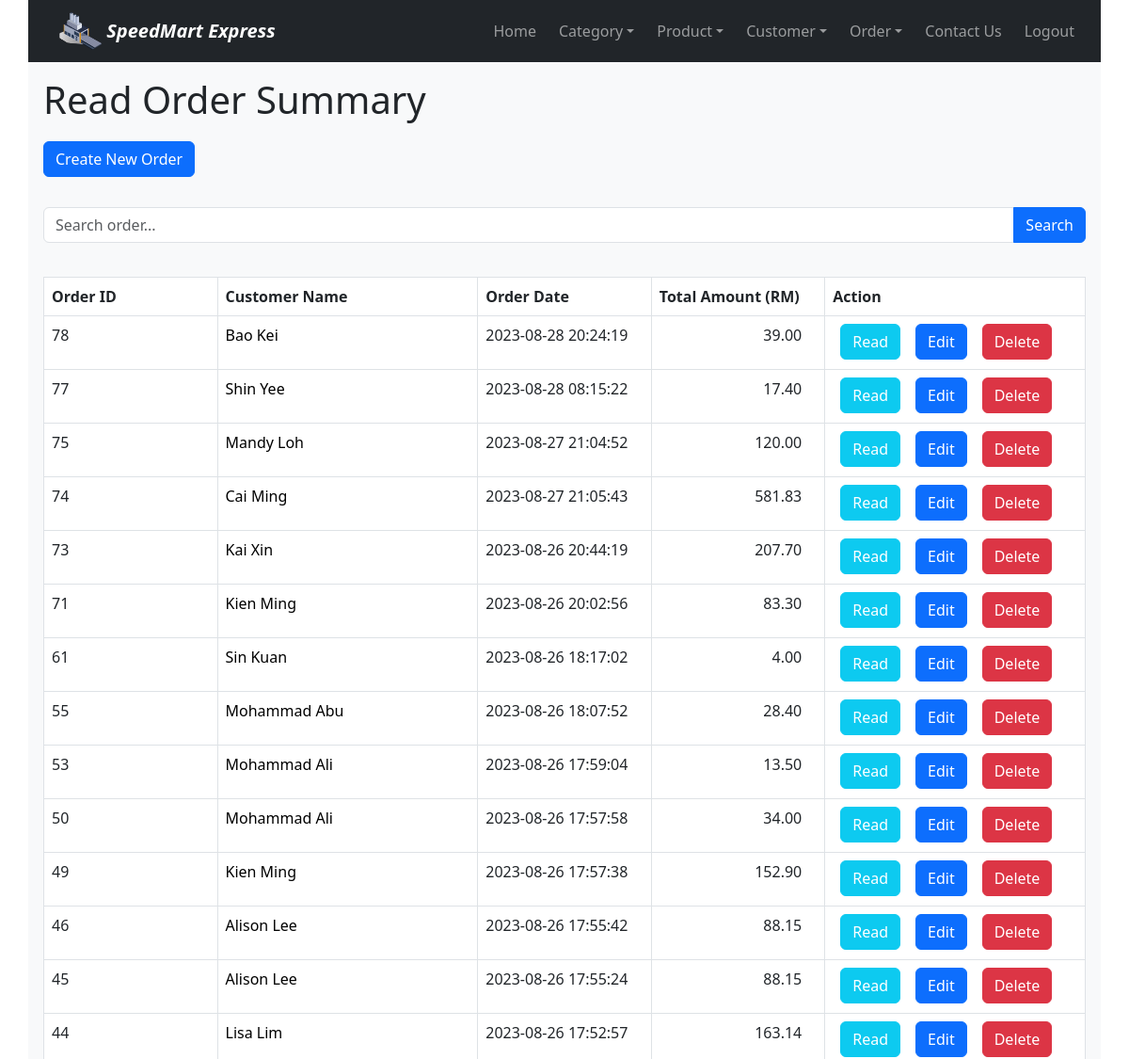
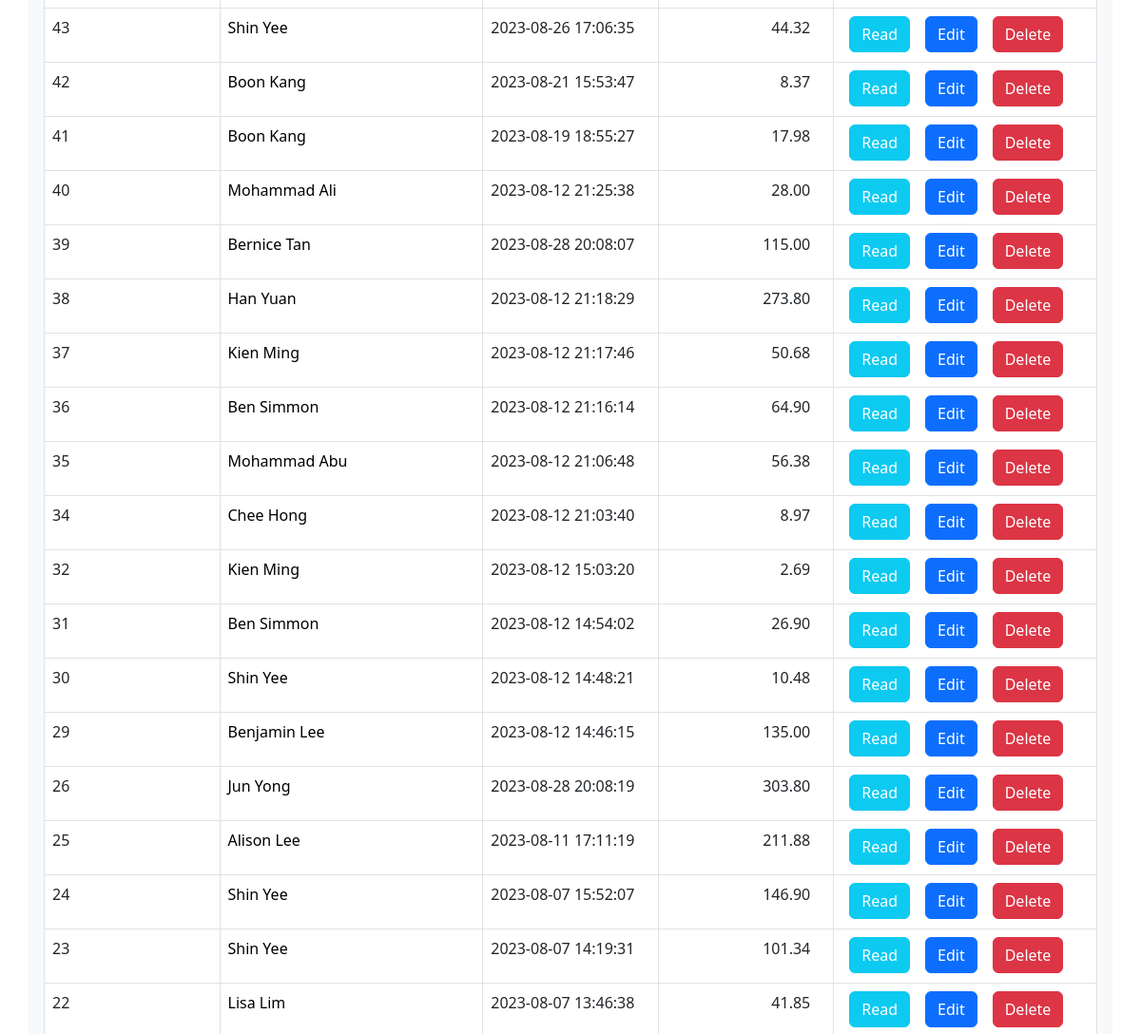
/order_read.php (signed in, upper part), run on an earlier commit of the app's database (2 pictures, top to bottom).
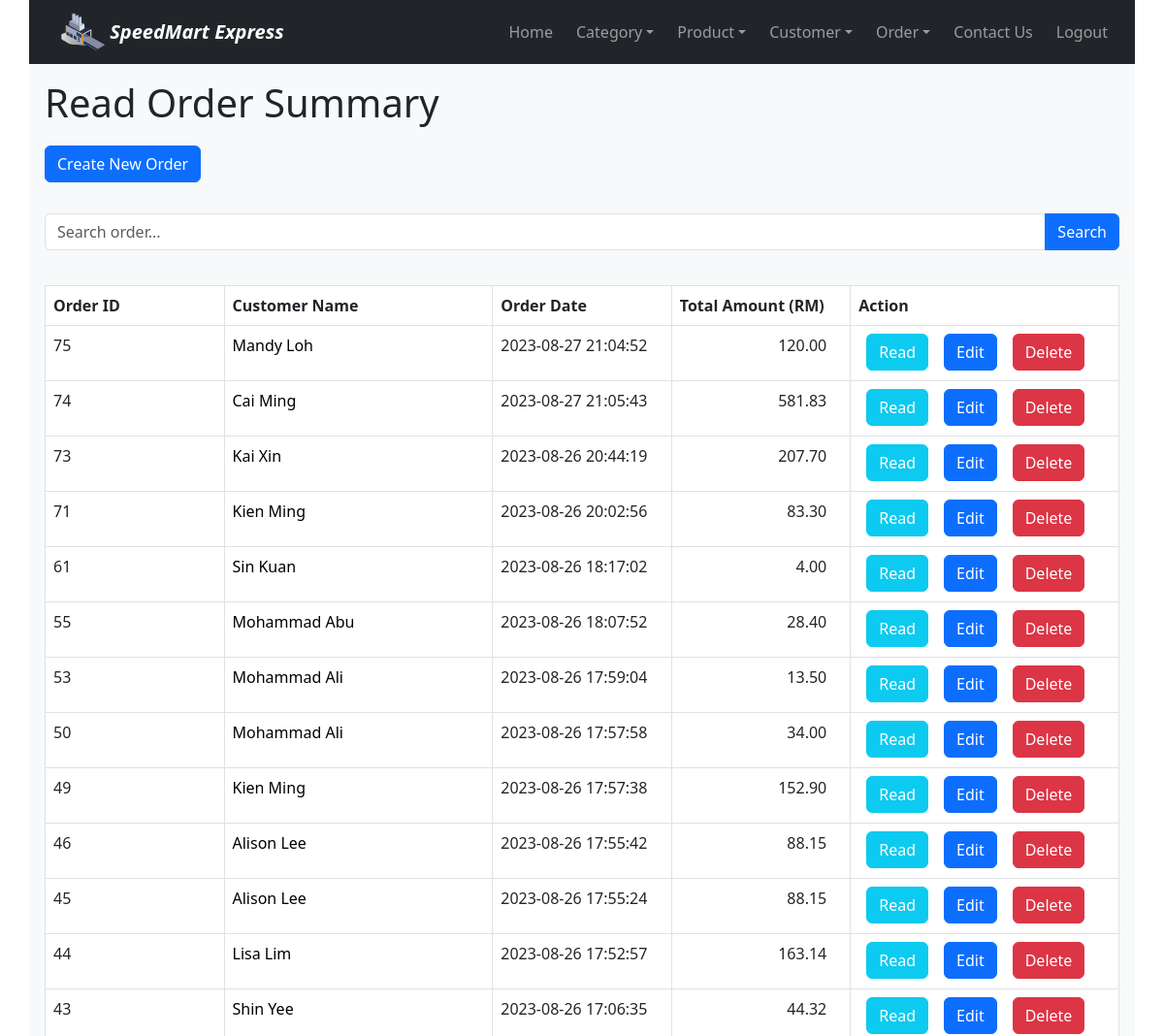
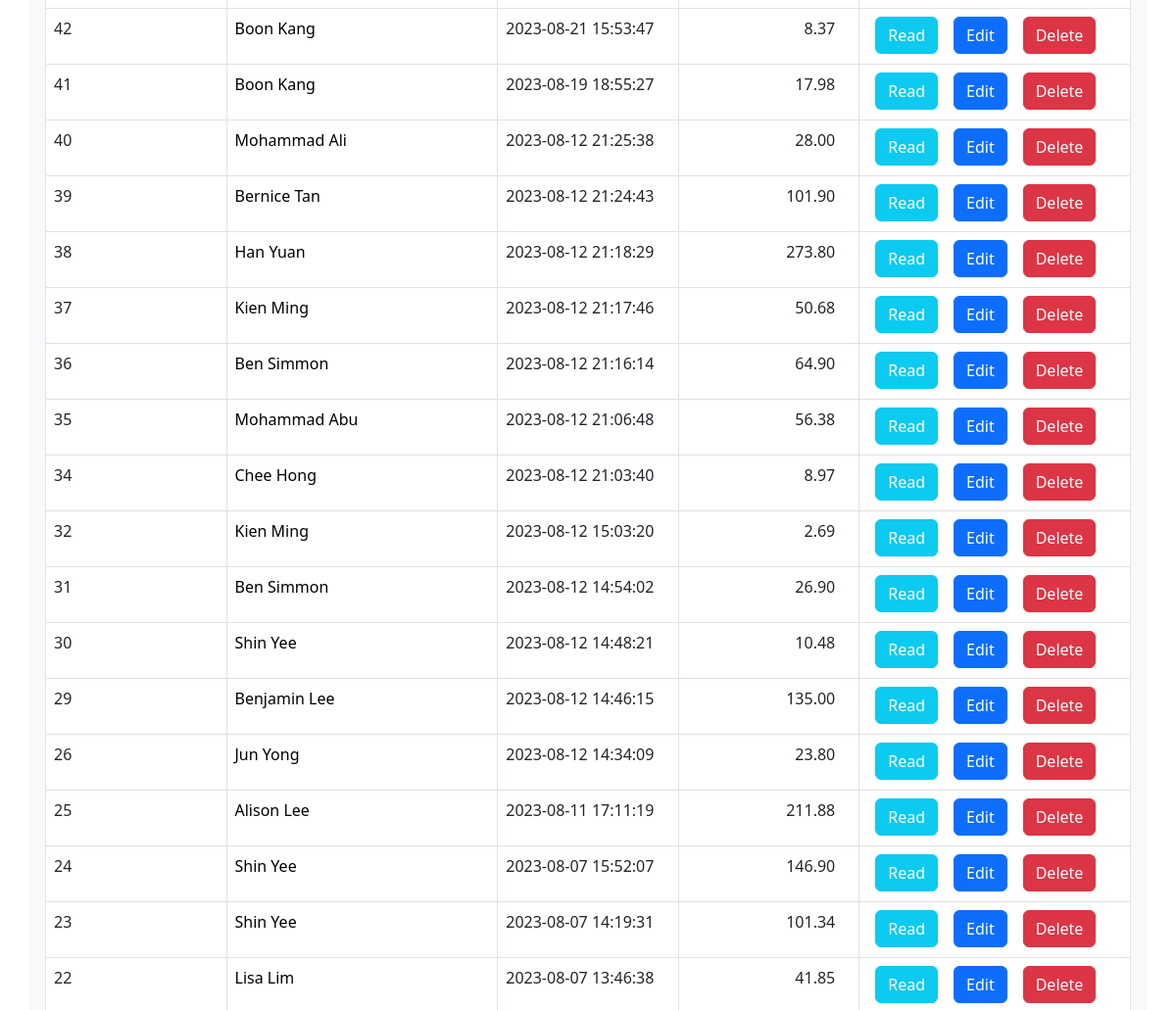
And on a later commit of the database (2 pictures, top to bottom).
### tables this page shows
CREATE TABLE IF NOT EXISTS `order_summary` (
  `Order_ID` int NOT NULL AUTO_INCREMENT,
  `Customer_ID` int NOT NULL,
  `order_date` datetime NOT NULL DEFAULT CURRENT_TIMESTAMP,
  `total_amount` double NOT NULL,
  PRIMARY KEY (`Order_ID`),
  KEY `Customer_ID` (`Customer_ID`)
);

CREATE TABLE IF NOT EXISTS `customers` (
  `Customer_ID` int NOT NULL AUTO_INCREMENT,
  `username` varchar(20) NOT NULL,
  `password` varchar(200) NOT NULL,
  `firstname` varchar(30) NOT NULL,
  `lastname` varchar(30) NOT NULL,
  `gender` enum('Male','Female') NOT NULL,
  `birthdate` date NOT NULL,
  `email` varchar(50) NOT NULL,
  `registrationdatetime` datetime NOT NULL DEFAULT CURRENT_TIMESTAMP,
  `status` enum('Active','Inactive','Pending') NOT NULL DEFAULT 'Active',
  `profile_image` varchar(200) NOT NULL,
  PRIMARY KEY (`Customer_ID`),
  UNIQUE KEY `username` (`username`),
  UNIQUE KEY `email` (`email`)
);

### order_read.php (the view, shortened to what this page needs)
<!DOCTYPE HTML>
<html>
<head>
    <link href="css/style.css" rel="stylesheet"/>
    <link href="https://cdn.jsdelivr.net/npm/bootstrap@5.3.0/dist/css/bootstrap.min.css" rel="stylesheet">
</head>
<body>
    <div class="container p-0 bg-light">
        <?php
            include 'menu/nav.php';
        ?>
        <div class="page-header p-3 pb-1">
            <h1>Read Order Summary</h1>
        </div>
        <?php
        include 'config/database.php';
        $searchKeyword = isset($_GET['search']) ? $_GET['search'] : '';
        $query = "SELECT order_summary.Order_ID, customers.firstname, customers.lastname, order_summary.order_date, order_summary.total_amount FROM order_summary INNER JOIN customers ON order_summary.Customer_ID = customers.Customer_ID";
        $query .= " ORDER BY order_summary.Order_ID DESC";
        $stmt = $con->prepare($query);
        $stmt->execute();
        $num = $stmt->rowCount();
        echo '<div class="p-3 pt-2">
            <a href="order_create.php" class="btn btn-primary m-b-1em">Create New Order</a>
        </div>';
        echo '<div class="p-3 pb-1">
            <form method="GET" action="">
                <div class="input-group mb-3">
                    <input type="text" class="form-control" name="search" placeholder="Search order..." value="' . str_replace('%', '', $searchKeyword) . '">
                    <button class="btn btn-primary" type="submit">Search</button>
                </div>
            </form>
        </div>';
        if($num > 0){
            echo "<div class='p-3'>";
                echo "<table class='table table-hover table-responsive table-bordered'>";
                echo "<tr>";
                    echo "<th class='col-2'>Order ID</th>";
                    echo "<th class='col-3'>Customer Name</th>";
                    echo "<th class='col-2'>Order Date</th>";
                    echo "<th class='col-2'>Total Amount (RM)</th>";
                    echo "<th class='col-3'>Action</th>";
                echo "</tr>";
                while ($row = $stmt->fetch(PDO::FETCH_ASSOC)){
                    extract($row);
                    echo "<tr>";
                        echo "<td>{$Order_ID}</td>";
                        echo "<td class='col-2'><a href='order_details_read.php?id={$Order_ID}' class='item-link'>{$firstname} {$lastname}</a></td>";
                        echo "<td>{$order_date}</td>";
                        echo"<td>
                            <div class='d-flex justify-content-end'>
                                <p class='me-3'>" . number_format((float)$total_amount, 2, '.', '') . "</p>
                            </div>
                        </td>";
                        echo "<td class='col-3'>";
                            echo "<a href='order_details_read.php?id={$Order_ID}' class='btn btn-info m-r-1em text-white mx-2'>Read</a>";
                            echo "<a href='order_update.php?id={$Order_ID}' class='btn btn-primary m-r-1em mx-2'>Edit</a>";
                            echo "<a href='#' onclick='order_delete({$Order_ID});'  class='btn btn-danger mx-2'>Delete</a>";
                        echo "</td>";
                    echo "</tr>";
                }
                echo "</table>";
            echo "</div>";
        }else{
            echo '<div class="p-3">
                <div class="alert alert-danger">No records found.</div>
            </div>';
        }
        ?>
    </div>
</body>
</html>

### menu/nav.php (shortened to what this page needs)
<nav class="navbar navbar-expand-lg navbar-dark bg-dark">
    <div class="d-flex align-items-center ms-1">
        <a class="navbar-brand ms-2" href="home.php">
            <img src="img/factorylogo.png" alt="factorylogo" width="50" height="40" class="ms-3">
            <span style="vertical-align: middle;"><strong><i>SpeedMart Express</i></strong></span>
        </a>
    </div>
    <div class="collapse navbar-collapse justify-content-end pe-3" id="navbarNav">
        <ul class="navbar-nav ps-3">
            <li class="nav-item p-1">
                <a class="nav-link <?php if ($_SERVER['PHP_SELF'] == '/webapplicationdevelopment/project/home.php') echo 'active'; ?>" href="home.php">Home</a>
            </li>
            <li class="nav-item p-1 dropdown">
                <a class="nav-link dropdown-toggle" href="#" id="categoryDropdown" role="button" data-bs-toggle="dropdown" aria-expanded="false">Category</a>
            </li>
            <li class="nav-item p-1 dropdown">
                <a class="nav-link dropdown-toggle" href="#" id="productDropdown" role="button" data-bs-toggle="dropdown" aria-expanded="false">Product</a>
            </li>
            <li class="nav-item p-1 dropdown">
                <a class="nav-link dropdown-toggle" href="#" id="customerDropdown" role="button" data-bs-toggle="dropdown" aria-expanded="false">Customer</a>
            </li>
            <li class="nav-item p-1 dropdown">
                <a class="nav-link dropdown-toggle" href="#" id="orderDropdown" role="button" data-bs-toggle="dropdown" aria-expanded="false">Order</a>
            </li>
            <li class="nav-item p-1">
                <a class="nav-link <?php if ($_SERVER['PHP_SELF'] == '/webapplicationdevelopment/project/contact_us.php') echo 'active'; ?>" href="contact_us.php">Contact Us</a>
            </li>
            <li class="nav-item p-1">
                <a class="nav-link" href="?logout=true">Logout</a>
            </li>
        </ul>
    </div>
</nav>

### css/style.css (style rules this page uses)
.item-link { color: black; text-decoration: none; }

What changed in the data, as far as the page shows it:
removed order_summary: Order_ID "78", Customer_ID.firstname "Bao", Customer_ID.lastname "Kei", order_date "2023-08-28 20:24:19", total_amount "39.00"
removed order_summary: Order_ID "77", Customer_ID.firstname "Shin", Customer_ID.lastname "Yee", order_date "2023-08-28 08:15:22", total_amount "17.40"
changed order_summary "Bernice": order_date "2023-08-28 20:08:07" → "2023-08-12 21:24:43"; total_amount "115.00" → "101.90"
changed order_summary "Jun": order_date "2023-08-28 20:08:19" → "2023-08-12 14:34:09"; total_amount "303.80" → "23.80"
